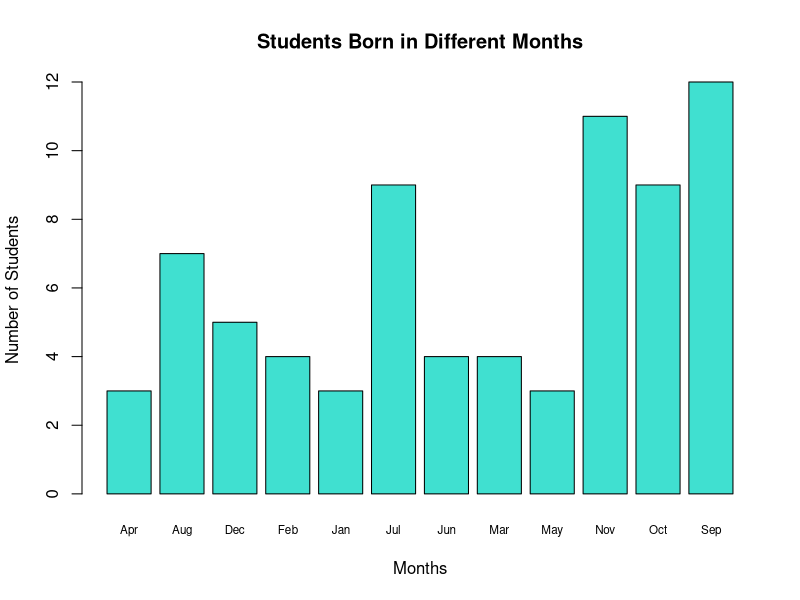

Source code (R):
## ---- chunk 1
birth_month_df <- read.csv("ws04-exercise-birth_months.csv")

birth_month <-birth_month_df$birth_month
## ---- chunk 2
frequency_of_bday <- table(birth_month)
frequency_of_bday
## ---- chunk 3
barplot(frequency_of_bday,
        main = "Students Born in Different Months",
        xlab = "Months",
        ylab = "Number of Students",
        col = "turquoise",
        cex.names = 0.7)
## ---- chunk 4
total_students <- sum(frequency_of_bday)
total_students
## ---- chunk 5
winter_months <-c("Dec", "Jan", "Feb", "Mar")
total_studemts_of_winter <- sum(frequency_of_bday[winter_months])
total_studemts_of_winter
## ---- chunk 6
student_born_in_winter <- total_studemts_of_winter / total_students
student_born_in_winter
